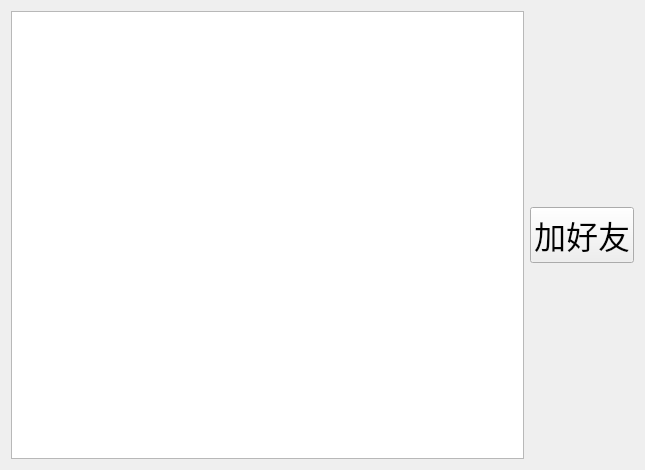
<?xml version="1.0" encoding="UTF-8"?>
<ui version="4.0">
 <class>Online</class>
 <widget class="QWidget" name="Online">
  <property name="geometry">
   <rect>
    <x>0</x>
    <y>0</y>
    <width>645</width>
    <height>470</height>
   </rect>
  </property>
  <property name="windowTitle">
   <string>Form</string>
  </property>
  <layout class="QVBoxLayout" name="verticalLayout_2">
   <item>
    <layout class="QHBoxLayout" name="horizontalLayout">
     <item>
      <widget class="QListWidget" name="online_lw">
       <property name="font">
        <font>
         <pointsize>16</pointsize>
        </font>
       </property>
      </widget>
     </item>
     <item>
      <layout class="QVBoxLayout" name="verticalLayout">
       <item>
        <spacer name="verticalSpacer">
         <property name="orientation">
          <enum>Qt::Vertical</enum>
         </property>
         <property name="sizeHint" stdset="0">
          <size>
           <width>20</width>
           <height>98</height>
          </size>
         </property>
        </spacer>
       </item>
       <item>
        <widget class="QPushButton" name="addFriend_pb">
         <property name="font">
          <font>
           <family>Adobe 宋体 Std L</family>
           <pointsize>24</pointsize>
          </font>
         </property>
         <property name="text">
          <string>加好友</string>
         </property>
        </widget>
       </item>
       <item>
        <spacer name="verticalSpacer_2">
         <property name="orientation">
          <enum>Qt::Vertical</enum>
         </property>
         <property name="sizeHint" stdset="0">
          <size>
           <width>20</width>
           <height>98</height>
          </size>
         </property>
        </spacer>
       </item>
      </layout>
     </item>
    </layout>
   </item>
  </layout>
 </widget>
 <resources/>
 <connections/>
</ui>
